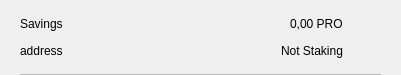
<?xml version="1.0" encoding="UTF-8"?>
<ui version="4.0">
 <class>CSRow</class>
 <widget class="QWidget" name="CSRow">
  <property name="geometry">
   <rect>
    <x>0</x>
    <y>0</y>
    <width>401</width>
    <height>75</height>
   </rect>
  </property>
  <property name="windowTitle">
   <string>Form</string>
  </property>
  <layout class="QVBoxLayout" name="verticalLayout">
   <property name="spacing">
    <number>0</number>
   </property>
   <property name="leftMargin">
    <number>20</number>
   </property>
   <property name="topMargin">
    <number>10</number>
   </property>
   <property name="rightMargin">
    <number>20</number>
   </property>
   <property name="bottomMargin">
    <number>0</number>
   </property>
   <item>
    <widget class="QWidget" name="info" native="true">
     <property name="minimumSize">
      <size>
       <width>0</width>
       <height>0</height>
      </size>
     </property>
     <layout class="QHBoxLayout" name="horizontalLayout_3">
      <property name="leftMargin">
       <number>0</number>
      </property>
      <property name="topMargin">
       <number>0</number>
      </property>
      <property name="rightMargin">
       <number>0</number>
      </property>
      <property name="bottomMargin">
       <number>10</number>
      </property>
      <item>
       <widget class="QWidget" name="container" native="true">
        <property name="minimumSize">
         <size>
          <width>0</width>
          <height>0</height>
         </size>
        </property>
        <layout class="QVBoxLayout" name="verticalLayout_2">
         <property name="spacing">
          <number>0</number>
         </property>
         <property name="leftMargin">
          <number>0</number>
         </property>
         <property name="topMargin">
          <number>0</number>
         </property>
         <property name="rightMargin">
          <number>0</number>
         </property>
         <property name="bottomMargin">
          <number>0</number>
         </property>
         <item>
          <layout class="QHBoxLayout" name="horizontalLayout">
           <item>
            <widget class="QLabel" name="labelName">
             <property name="toolTip">
              <string notr="true"/>
             </property>
             <property name="text">
              <string>Savings</string>
             </property>
            </widget>
           </item>
           <item>
            <spacer name="horizontalSpacer">
             <property name="orientation">
              <enum>Qt::Horizontal</enum>
             </property>
             <property name="sizeHint" stdset="0">
              <size>
               <width>40</width>
               <height>20</height>
              </size>
             </property>
            </spacer>
           </item>
           <item>
            <widget class="QLabel" name="labelAmount">
             <property name="text">
              <string>0,00 PRO</string>
             </property>
            </widget>
           </item>
          </layout>
         </item>
         <item>
          <layout class="QHBoxLayout" name="horizontalLayout_2">
           <item>
            <widget class="QLabel" name="labelAddress">
             <property name="toolTip">
              <string notr="true"/>
             </property>
             <property name="text">
              <string>address</string>
             </property>
            </widget>
           </item>
           <item>
            <spacer name="horizontalSpacer_2">
             <property name="orientation">
              <enum>Qt::Horizontal</enum>
             </property>
             <property name="sizeHint" stdset="0">
              <size>
               <width>40</width>
               <height>20</height>
              </size>
             </property>
            </spacer>
           </item>
           <item>
            <widget class="QLabel" name="labelStaking">
             <property name="text">
              <string>Not Staking</string>
             </property>
            </widget>
           </item>
          </layout>
         </item>
        </layout>
       </widget>
      </item>
      <item alignment="Qt::AlignHCenter|Qt::AlignVCenter">
       <widget class="QPushButton" name="pushButtonMenu">
        <property name="minimumSize">
         <size>
          <width>24</width>
          <height>24</height>
         </size>
        </property>
        <property name="maximumSize">
         <size>
          <width>32</width>
          <height>32</height>
         </size>
        </property>
        <property name="focusPolicy">
         <enum>Qt::NoFocus</enum>
        </property>
        <property name="styleSheet">
         <string notr="true">border:none; background-color:transparent;</string>
        </property>
        <property name="text">
         <string/>
        </property>
        <property name="icon">
         <iconset>
          <normaloff>://ic-menu-hover</normaloff>://ic-menu-hover</iconset>
        </property>
        <property name="iconSize">
         <size>
          <width>24</width>
          <height>24</height>
         </size>
        </property>
       </widget>
      </item>
     </layout>
    </widget>
   </item>
   <item>
    <widget class="QLabel" name="lblDivisory">
     <property name="minimumSize">
      <size>
       <width>0</width>
       <height>1</height>
      </size>
     </property>
     <property name="maximumSize">
      <size>
       <width>16777215</width>
       <height>1</height>
      </size>
     </property>
     <property name="styleSheet">
      <string notr="true">background-color:#bababa;</string>
     </property>
     <property name="text">
      <string/>
     </property>
     <property name="alignment">
      <set>Qt::AlignBottom|Qt::AlignLeading|Qt::AlignLeft</set>
     </property>
    </widget>
   </item>
  </layout>
 </widget>
 <resources/>
 <connections/>
</ui>
